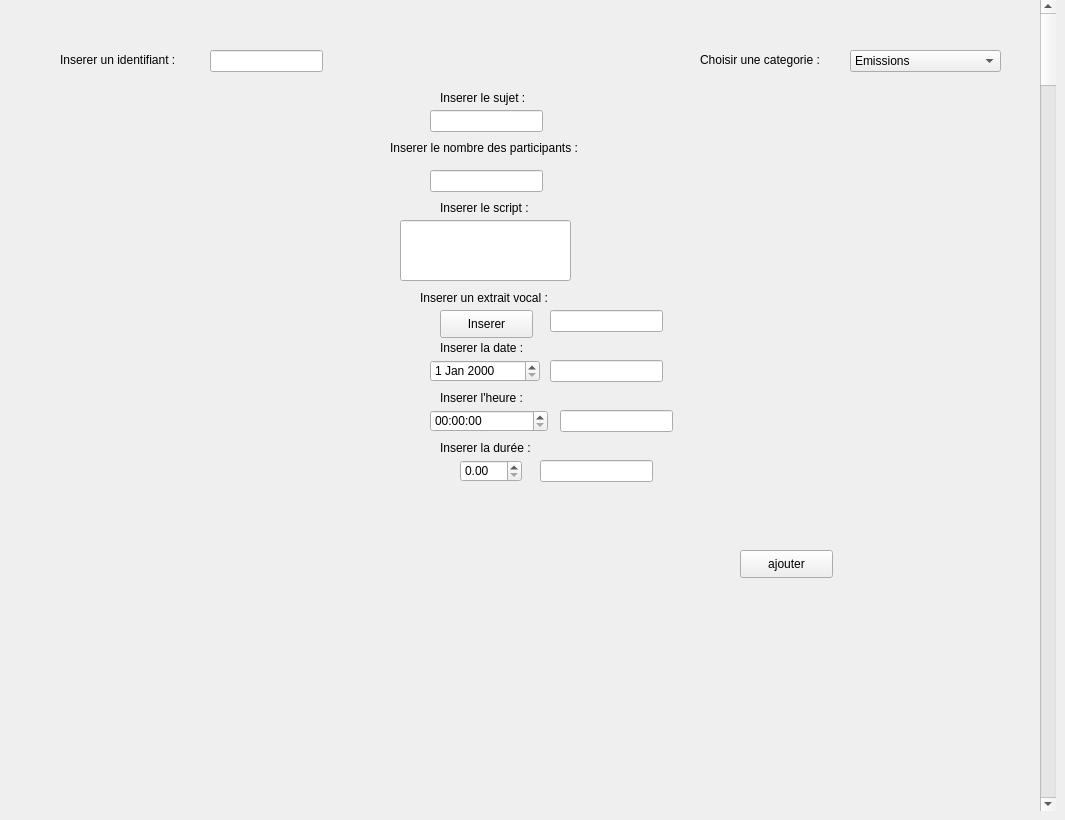
     <widget class="QWidget" name="tab_15">
      <attribute name="title">
       <string>ajouter</string>
      </attribute>
      <widget class="QLabel" name="label_41">
       <property name="geometry">
        <rect>
         <x>440</x>
         <y>390</y>
         <width>101</width>
         <height>16</height>
        </rect>
       </property>
       <property name="text">
        <string>Inserer l'heure :</string>
       </property>
      </widget>
      <widget class="QPushButton" name="pb_ajouter">
       <property name="geometry">
        <rect>
         <x>740</x>
         <y>550</y>
         <width>93</width>
         <height>28</height>
        </rect>
       </property>
       <property name="text">
        <string>ajouter</string>
       </property>
      </widget>
      <widget class="QDoubleSpinBox" name="doubleSpinBox_duree">
       <property name="geometry">
        <rect>
         <x>460</x>
         <y>460</y>
         <width>62</width>
         <height>22</height>
        </rect>
       </property>
      </widget>
      <widget class="QLabel" name="label_42">
       <property name="geometry">
        <rect>
         <x>60</x>
         <y>50</y>
         <width>141</width>
         <height>20</height>
        </rect>
       </property>
       <property name="text">
        <string>Inserer un identifiant :</string>
       </property>
      </widget>
      <widget class="QLineEdit" name="lineEdit_id">
       <property name="geometry">
        <rect>
         <x>210</x>
         <y>50</y>
         <width>113</width>
         <height>22</height>
        </rect>
       </property>
      </widget>
      <widget class="QLineEdit" name="lineEdit_sujet">
       <property name="geometry">
        <rect>
         <x>430</x>
         <y>110</y>
         <width>113</width>
         <height>22</height>
        </rect>
       </property>
      </widget>
      <widget class="QLineEdit" name="lineEdit_nmbdeparticipants">
       <property name="geometry">
        <rect>
         <x>430</x>
         <y>170</y>
         <width>113</width>
         <height>22</height>
        </rect>
       </property>
      </widget>
      <widget class="QLabel" name="label_43">
       <property name="geometry">
        <rect>
         <x>440</x>
         <y>90</y>
         <width>101</width>
         <height>16</height>
        </rect>
       </property>
       <property name="text">
        <string>Inserer le sujet :</string>
       </property>
      </widget>
      <widget class="QLabel" name="label_44">
       <property name="geometry">
        <rect>
         <x>440</x>
         <y>440</y>
         <width>111</width>
         <height>16</height>
        </rect>
       </property>
       <property name="text">
        <string>Inserer la durée :</string>
       </property>
      </widget>
      <widget class="QLabel" name="label_45">
       <property name="geometry">
        <rect>
         <x>440</x>
         <y>340</y>
         <width>101</width>
         <height>16</height>
        </rect>
       </property>
       <property name="text">
        <string>Inserer la date :</string>
       </property>
      </widget>
      <widget class="QTimeEdit" name="timeEdit_heure">
       <property name="geometry">
        <rect>
         <x>430</x>
         <y>410</y>
         <width>118</width>
         <height>22</height>
        </rect>
       </property>
      </widget>
      <widget class="QLabel" name="label_46">
       <property name="geometry">
        <rect>
         <x>390</x>
         <y>140</y>
         <width>211</width>
         <height>16</height>
        </rect>
       </property>
       <property name="text">
        <string>Inserer le nombre des participants :</string>
       </property>
      </widget>
      <widget class="QLabel" name="label_47">
       <property name="geometry">
        <rect>
         <x>440</x>
         <y>200</y>
         <width>121</width>
         <height>16</height>
        </rect>
       </property>
       <property name="text">
        <string>Inserer le script :</string>
       </property>
      </widget>
      <widget class="QLineEdit" name="lineEdit_script">
       <property name="geometry">
        <rect>
         <x>400</x>
         <y>220</y>
         <width>171</width>
         <height>61</height>
        </rect>
       </property>
      </widget>
      <widget class="QLineEdit" name="lineEdit_date">
       <property name="geometry">
        <rect>
         <x>550</x>
         <y>360</y>
         <width>113</width>
         <height>22</height>
        </rect>
       </property>
      </widget>
      <widget class="QLineEdit" name="lineEdit_heure">
       <property name="geometry">
        <rect>
         <x>560</x>
         <y>410</y>
         <width>113</width>
         <height>22</height>
        </rect>
       </property>
      </widget>
      <widget class="QLineEdit" name="lineEdit_duree">
       <property name="geometry">
        <rect>
         <x>540</x>
         <y>460</y>
         <width>113</width>
         <height>22</height>
        </rect>
       </property>
      </widget>
      <widget class="QLabel" name="label_48">
       <property name="geometry">
        <rect>
         <x>420</x>
         <y>290</y>
         <width>151</width>
         <height>16</height>
        </rect>
       </property>
       <property name="text">
        <string>Inserer un extrait vocal :</string>
       </property>
      </widget>
      <widget class="QScrollBar" name="verticalScrollBar">
       <property name="geometry">
        <rect>
         <x>1040</x>
         <y>0</y>
         <width>16</width>
         <height>811</height>
        </rect>
       </property>
       <property name="orientation">
        <enum>Qt::Vertical</enum>
       </property>
      </widget>
      <widget class="QComboBox" name="comboBox_categorie">
       <property name="geometry">
        <rect>
         <x>850</x>
         <y>50</y>
         <width>151</width>
         <height>22</height>
        </rect>
       </property>
       <item>
        <property name="text">
         <string>Emissions</string>
        </property>
       </item>
       <item>
        <property name="text">
         <string>Rubriques</string>
        </property>
       </item>
       <item>
        <property name="text">
         <string>Infos</string>
        </property>
       </item>
       <item>
        <property name="text">
         <string>Sport express</string>
        </property>
       </item>
      </widget>
      <widget class="QLabel" name="label_49">
       <property name="geometry">
        <rect>
         <x>700</x>
         <y>50</y>
         <width>141</width>
         <height>20</height>
        </rect>
       </property>
       <property name="text">
        <string>Choisir une categorie :</string>
       </property>
      </widget>
      <widget class="QDateEdit" name="dateEdit">
       <property name="geometry">
        <rect>
         <x>430</x>
         <y>360</y>
         <width>110</width>
         <height>22</height>
        </rect>
       </property>
      </widget>
      <widget class="QPushButton" name="pushButton_inserer">
       <property name="geometry">
        <rect>
         <x>440</x>
         <y>310</y>
         <width>93</width>
         <height>28</height>
        </rect>
       </property>
       <property name="text">
        <string>Inserer</string>
       </property>
      </widget>
      <widget class="QLineEdit" name="lineEdit_path">
       <property name="geometry">
        <rect>
         <x>550</x>
         <y>310</y>
         <width>113</width>
         <height>22</height>
        </rect>
       </property>
      </widget>
     </widget>
